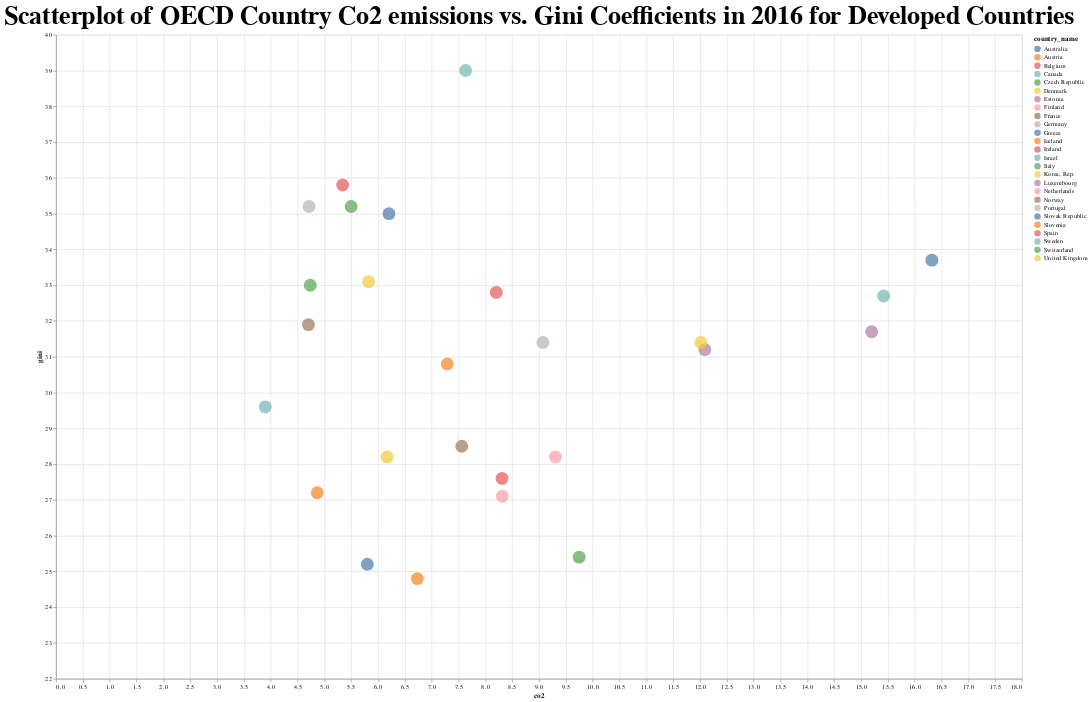

This figure's notebook cell:
### Code cell
developed_2016 = developed[developed['year']== 2016]

chart = alt.Chart(developed_2016).mark_circle(size = 400).encode(
    alt.X('co2:Q'),
    alt.Y('gini:Q', scale=alt.Scale(domain=[22, 40])),				
    alt.Color('country_name:N'),
    alt.Tooltip('country_name:N')
).properties(
    width=1500, height=1000,
    title = "Scatterplot of OECD Country Co2 emissions vs. Gini Coefficients in 2016 for Developed Countries"
).configure_title(
    fontSize=40
)
chart

### Figure 1 — Vega-Lite specification as saved in the notebook (floating-point values rounded to 4 significant figures)
{"config": {"view": {"continuousWidth": 300, "continuousHeight": 300}, "title": {"fontSize": 40}}, "data": {"name": "data-7a10138add756d208683c48019ed2e73"}, "mark": {"type": "circle", "size": 400}, "encoding": {"color": {"field": "country_name", "type": "nominal"}, "tooltip": {"field": "country_name", "type": "nominal"}, "x": {"field": "co2", "type": "quantitative"}, "y": {"field": "gini", "scale": {"domain": [22, 40]}, "type": "quantitative"}}, "height": 1000, "title": "Scatterplot of OECD Country Co2 emissions vs. Gini Coefficients in 2016 for Developed Countries", "width": 1500, "$schema": "https://vega.github.io/schema/vega-lite/v5.16.3.json", "datasets": {"data-7a10138add756d208683c48019ed2e73": [{"country_code": "AUS", "country_name": "Australia", "region": "East Asia & Pacific", "Capital City": "Canberra", "income_group": "High income: OECD", "gov_effectiveness": 1.529, "pop_density": null, "econ_status": "Developed", "group": null, "year": 2016.0, "target": "Yes", "renewable_nrg_output": null, "renewable_nrg_consump": 9.36, "co2": 16.32, "gini": 33.7, "tree_loss": 430900.0}, {"country_code": "AUT", "country_name": "Austria", "region": "Europe & Central Asia", "Capital City": "Vienna", "income_group": "High income: OECD", "gov_effectiveness": 1.465, "pop_density": null, "econ_status": "Developed", "group": null, "year": 2016.0, "target": "Yes", "renewable_nrg_output": null, "renewable_nrg_consump": 34.63, "co2": 7.291, "gini": 30.8, "tree_loss": 17210.0}, {"country_code": "BEL", "country_name": "Belgium", "region": "Europe & Central Asia", "Capital City": "Brussels", "income_group": "High income: OECD", "gov_effectiveness": 1.228, "pop_density": null, "econ_status": "Developed", "group": null, "year": 2016.0, "target": "Yes", "renewable_nrg_output": null, "renewable_nrg_consump": 9.2, "co2": 8.311, "gini": 27.6, "tree_loss": 4512.0}, {"country_code": "CAN", "country_name": "Canada", "region": "North America", "Capital City": "Ottawa", "income_group": "High income: OECD", "gov_effectiveness": 1.567, "pop_density": null, "econ_status": "Developed", "group": null, "year": 2016.0, "target": "No", "renewable_nrg_output": null, "renewable_nrg_consump": 21.62, "co2": 15.42, "gini": 32.7, "tree_loss": 2084000.0}, {"country_code": "CHE", "country_name": "Switzerland", "region": "Europe & Central Asia", "Capital City": "Bern", "income_group": "High income: OECD", "gov_effectiveness": 2.05, "pop_density": null, "econ_status": "Developed", "group": null, "year": 2016.0, "target": "Yes", "renewable_nrg_output": null, "renewable_nrg_consump": 24.1, "co2": 4.737, "gini": 33.0, "tree_loss": 1679.0}, {"country_code": "CZE", "country_name": "Czech Republic", "region": "Europe & Central Asia", "Capital City": "Prague", "income_group": "High income: OECD", "gov_effectiveness": 1.094, "pop_density": null, "econ_status": "Developed", "group": null, "year": 2016.0, "target": "Yes", "renewable_nrg_output": null, "renewable_nrg_consump": 14.77, "co2": 9.748, "gini": 25.4, "tree_loss": 22810.0}, {"country_code": "DEU", "country_name": "Germany", "region": "Europe & Central Asia", "Capital City": "Berlin", "income_group": "High income: OECD", "gov_effectiveness": 1.29, "pop_density": null, "econ_status": "Developed", "group": null, "year": 2016.0, "target": "Yes", "renewable_nrg_output": null, "renewable_nrg_consump": 14.24, "co2": 9.073, "gini": 31.4, "tree_loss": 26880.0}, {"country_code": "DNK", "country_name": "Denmark", "region": "Europe & Central Asia", "Capital City": "Copenhagen", "income_group": "High income: OECD", "gov_effectiveness": 1.991, "pop_density": null, "econ_status": "Developed", "group": null, "year": 2016.0, "target": "Yes", "renewable_nrg_output": null, "renewable_nrg_consump": 31.95, "co2": 6.17, "gini": 28.2, "tree_loss": 4656.0}, {"country_code": "ESP", "country_name": "Spain", "region": "Europe & Central Asia", "Capital City": "Madrid", "income_group": "High income: OECD", "gov_effectiveness": 0.9208, "pop_density": null, "econ_status": "Developed", "group": null, "year": 2016.0, "target": "Yes", "renewable_nrg_output": null, "renewable_nrg_consump": 16.71, "co2": 5.341, "gini": 35.8, "tree_loss": 107600.0}, {"country_code": "EST", "country_name": "Estonia", "region": "Europe & Central Asia", "Capital City": "Tallinn", "income_group": "High income: OECD", "gov_effectiveness": 1.343, "pop_density": null, "econ_status": "Developed", "group": null, "year": 2016.0, "target": "Yes", "renewable_nrg_output": null, "renewable_nrg_consump": 27.23, "co2": 12.09, "gini": 31.2, "tree_loss": 36340.0}, {"country_code": "FIN", "country_name": "Finland", "region": "Europe & Central Asia", "Capital City": "Helsinki", "income_group": "High income: OECD", "gov_effectiveness": 1.755, "pop_density": null, "econ_status": "Developed", "group": null, "year": 2016.0, "target": "Yes", "renewable_nrg_output": null, "renewable_nrg_consump": 42.4, "co2": 8.316, "gini": 27.1, "tree_loss": 240400.0}, {"country_code": "FRA", "country_name": "France", "region": "Europe & Central Asia", "Capital City": "Paris", "income_group": "High income: OECD", "gov_effectiveness": 1.166, "pop_density": null, "econ_status": "Developed", "group": null, "year": 2016.0, "target": "Yes", "renewable_nrg_output": null, "renewable_nrg_consump": 14.25, "co2": 4.703, "gini": 31.9, "tree_loss": 60770.0}, {"country_code": "GBR", "country_name": "United Kingdom", "region": "Europe & Central Asia", "Capital City": "London", "income_group": "High income: OECD", "gov_effectiveness": 1.239, "pop_density": null, "econ_status": "Developed", "group": null, "year": 2016.0, "target": "Yes", "renewable_nrg_output": null, "renewable_nrg_consump": 7.68, "co2": 5.825, "gini": 33.1, "tree_loss": 28810.0}, {"country_code": "GRC", "country_name": "Greece", "region": "Europe & Central Asia", "Capital City": "Athens", "income_group": "High income: OECD", "gov_effectiveness": 0.4474, "pop_density": null, "econ_status": "Developed", "group": null, "year": 2016.0, "target": "Yes", "renewable_nrg_output": null, "renewable_nrg_consump": 16.41, "co2": 6.203, "gini": 35.0, "tree_loss": 6034.0}, {"country_code": "IRL", "country_name": "Ireland", "region": "Europe & Central Asia", "Capital City": "Dublin", "income_group": "High income: OECD", "gov_effectiveness": 1.549, "pop_density": null, "econ_status": "Developed", "group": null, "year": 2016.0, "target": "Yes", "renewable_nrg_output": null, "renewable_nrg_consump": 8.61, "co2": 8.203, "gini": 32.8, "tree_loss": 9388.0}, {"country_code": "ISL", "country_name": "Iceland", "region": "Europe & Central Asia", "Capital City": "Reykjavik", "income_group": "High income: OECD", "gov_effectiveness": 1.563, "pop_density": null, "econ_status": "Developed", "group": null, "year": 2016.0, "target": "No", "renewable_nrg_output": null, "renewable_nrg_consump": 80.77, "co2": 4.868, "gini": 27.2, "tree_loss": 0.0}, {"country_code": "ISR", "country_name": "Israel", "region": "Middle East & North Africa", "Capital City": null, "income_group": "High income: OECD", "gov_effectiveness": 1.237, "pop_density": null, "econ_status": "Developed", "group": null, "year": 2016.0, "target": "Yes", "renewable_nrg_output": null, "renewable_nrg_consump": 3.99, "co2": 7.633, "gini": 39.0, "tree_loss": 65.0}, {"country_code": "ITA", "country_name": "Italy", "region": "Europe & Central Asia", "Capital City": "Rome", "income_group": "High income: OECD", "gov_effectiveness": 0.4491, "pop_density": null, "econ_status": "Developed", "group": null, "year": 2016.0, "target": "Yes", "renewable_nrg_output": null, "renewable_nrg_consump": 16.09, "co2": 5.498, "gini": 35.2, "tree_loss": 24720.0}, {"country_code": "JPN", "country_name": "Japan", "region": "East Asia & Pacific", "Capital City": "Tokyo", "income_group": "High income: OECD", "gov_effectiveness": 1.62, "pop_density": null, "econ_status": "Developed", "group": null, "year": 2016.0, "target": "Yes", "renewable_nrg_output": null, "renewable_nrg_consump": 6.38, "co2": 9.167, "gini": null, "tree_loss": 54990.0}, {"country_code": "KOR", "country_name": "Korea, Rep.", "region": "East Asia & Pacific", "Capital City": "Seoul", "income_group": "High income: OECD", "gov_effectiveness": 1.35, "pop_density": null, "econ_status": "Developed", "group": null, "year": 2016.0, "target": "Yes", "renewable_nrg_output": null, "renewable_nrg_consump": 2.56, "co2": 12.02, "gini": 31.4, "tree_loss": 22540.0}, {"country_code": "LUX", "country_name": "Luxembourg", "region": "Europe & Central Asia", "Capital City": "Luxembourg", "income_group": "High income: OECD", "gov_effectiveness": 1.773, "pop_density": null, "econ_status": "Developed", "group": null, "year": 2016.0, "target": "Yes", "renewable_nrg_output": null, "renewable_nrg_consump": 13.5, "co2": 15.2, "gini": 31.7, "tree_loss": 521.0}, {"country_code": "NLD", "country_name": "Netherlands", "region": "Europe & Central Asia", "Capital City": "Amsterdam", "income_group": "High income: OECD", "gov_effectiveness": 1.579, "pop_density": null, "econ_status": "Developed", "group": null, "year": 2016.0, "target": "Yes", "renewable_nrg_output": null, "renewable_nrg_consump": 5.62, "co2": 9.307, "gini": 28.2, "tree_loss": 1407.0}, {"country_code": "NOR", "country_name": "Norway", "region": "Europe & Central Asia", "Capital City": "Oslo", "income_group": "High income: OECD", "gov_effectiveness": 1.942, "pop_density": null, "econ_status": "Developed", "group": null, "year": 2016.0, "target": "No", "renewable_nrg_output": null, "renewable_nrg_consump": 58.37, "co2": 7.561, "gini": 28.5, "tree_loss": 60080.0}, {"country_code": "PRT", "country_name": "Portugal", "region": "Europe & Central Asia", "Capital City": "Lisbon", "income_group": "High income: OECD", "gov_effectiveness": 1.002, "pop_density": null, "econ_status": "Developed", "group": null, "year": 2016.0, "target": "Yes", "renewable_nrg_output": null, "renewable_nrg_consump": 29.0, "co2": 4.716, "gini": 35.2, "tree_loss": 94650.0}, {"country_code": "SVK", "country_name": "Slovak Republic", "region": "Europe & Central Asia", "Capital City": "Bratislava", "income_group": "High income: OECD", "gov_effectiveness": 0.3786, "pop_density": null, "econ_status": "Developed", "group": null, "year": 2016.0, "target": "Yes", "renewable_nrg_output": null, "renewable_nrg_consump": 13.09, "co2": 5.8, "gini": 25.2, "tree_loss": 16940.0}, {"country_code": "SVN", "country_name": "Slovenia", "region": "Europe & Central Asia", "Capital City": "Ljubljana", "income_group": "High income: OECD", "gov_effectiveness": 1.069, "pop_density": null, "econ_status": "Developed", "group": null, "year": 2016.0, "target": "Yes", "renewable_nrg_output": null, "renewable_nrg_consump": 20.96, "co2": 6.733, "gini": 24.8, "tree_loss": 5395.0}, {"country_code": "SWE", "country_name": "Sweden", "region": "Europe & Central Asia", "Capital City": "Stockholm", "income_group": "High income: OECD", "gov_effectiveness": 1.573, "pop_density": null, "econ_status": "Developed", "group": null, "year": 2016.0, "target": "Yes", "renewable_nrg_output": null, "renewable_nrg_consump": 50.89, "co2": 3.899, "gini": 29.6, "tree_loss": 310300.0}]}}
